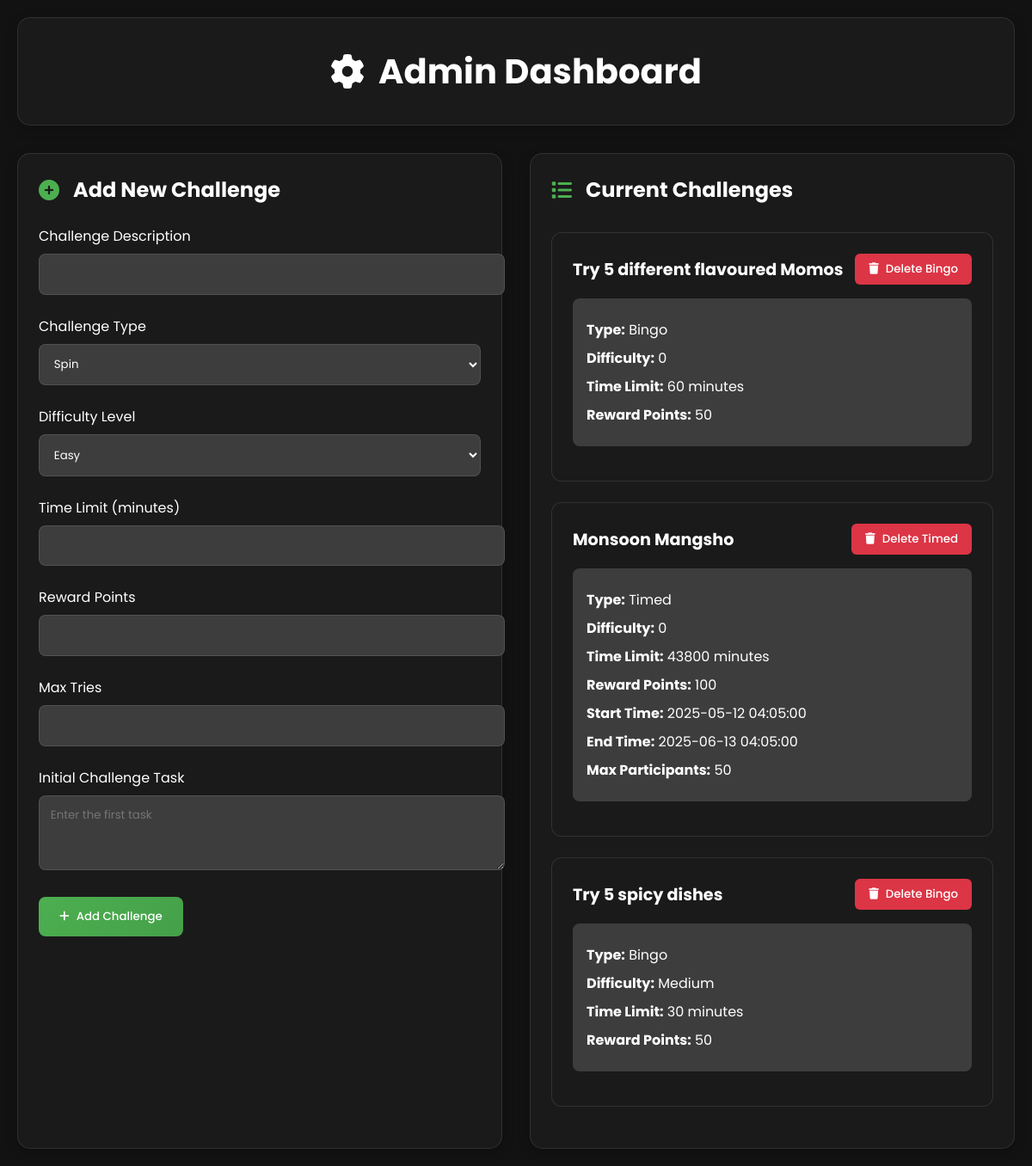
Page /admin_dashboard.php (signed in) on the committed database.
### tables this page shows
CREATE TABLE `challenge` (
  `challenge_id` int(11) NOT NULL,
  `description` text DEFAULT NULL,
  `type` varchar(50) DEFAULT NULL,
  `difficulty_level` varchar(50) DEFAULT NULL,
  `time_limit` int(11) DEFAULT NULL,
  `reward_pts` int(11) DEFAULT NULL,
  `is_active` tinyint(1) DEFAULT NULL
);

CREATE TABLE `timed_event_challenge` (
  `challenge_id` int(11) NOT NULL,
  `start_time` datetime DEFAULT NULL,
  `end_time` datetime DEFAULT NULL,
  `max_participants` int(11) DEFAULT NULL
);

### admin_dashboard.php (the view, shortened to what this page needs)
<?php
include 'db.php';
$query = "SELECT c.*,
          sc.max_tries,
          GROUP_CONCAT(sco.option_text SEPARATOR '||') as options,
          tec.start_time,
          tec.end_time,
          tec.max_participants
          FROM challenge c
          LEFT JOIN spin_challenge sc ON c.challenge_id = sc.challenge_id
          LEFT JOIN spin_challenge_option sco ON sc.challenge_id = sco.sp_id
          LEFT JOIN timed_event_challenge tec ON c.challenge_id = tec.challenge_id
          GROUP BY c.challenge_id
          ORDER BY c.challenge_id DESC";
$result = $conn->query($query);
?>
<!DOCTYPE html>
<html lang="en">
<head>
    <link rel="stylesheet" href="https://cdnjs.cloudflare.com/ajax/libs/font-awesome/6.4.0/css/all.min.css">
</head>
<body>
    <div class="container">
        <div class="dashboard-header">
            <h1><i class="fas fa-cog"></i> Admin Dashboard</h1>
        </div>
        <div class="dashboard-grid">
            <div class="dashboard-card">
                <div class="card-header">
                    <i class="fas fa-plus-circle"></i>
                    <h2>Add New Challenge</h2>
                </div>
                <form method="POST" action="">
                    <div class="form-group">
                        <label for="description">Challenge Description</label>
                        <input type="text" id="description" name="description" class="form-control" required>
                    </div>
                    <div class="form-group">
                        <label for="challenge_type">Challenge Type</label>
                        <select id="challenge_type" name="challenge_type" class="form-control" required onchange="toggleChallengeFields()">
                            <option value="Spin">Spin</option>
                        </select>
                    </div>
                    <div class="form-group">
                        <label for="difficulty_level">Difficulty Level</label>
                        <select id="difficulty_level" name="difficulty_level" class="form-control" required>
                            <option value="Easy">Easy</option>
                        </select>
                    </div>
                    <div class="form-group">
                        <label for="time_limit">Time Limit (minutes)</label>
                        <input type="number" id="time_limit" name="time_limit" class="form-control" required min="1">
                    </div>
                    <div class="form-group">
                        <label for="reward_pts">Reward Points</label>
                        <input type="number" id="reward_pts" name="reward_pts" class="form-control" required min="1">
                    </div>
                    <div id="spin-fields">
                        <div class="form-group">
                            <label for="max_tries">Max Tries</label>
                            <input type="number" id="max_tries" name="max_tries" class="form-control" required min="1" max="10">
                        </div>
                        <div class="form-group">
                            <label for="option_text">Initial Challenge Task</label>
                            <textarea id="option_text" name="option_text" class="form-control" required rows="3" placeholder="Enter the first task"></textarea>
                        </div>
                    </div>
                    <button type="submit" class="btn btn-primary">
                        <i class="fas fa-plus"></i> Add Challenge
                    </button>
                </form>
            </div>
            <div class="dashboard-card">
                <div class="card-header">
                    <i class="fas fa-list"></i>
                    <h2>Current Challenges</h2>
                </div>
                <div class="challenges-list">
                    <?php if ($result && $result->num_rows > 0): ?>
                        <?php while ($challenge = $result->fetch_assoc()): ?>
                            <div class="challenge-item">
                                <div class="challenge-header">
                                    <h3 class="challenge-title"><?= htmlspecialchars($challenge['description']) ?></h3>
                                    <div class="challenge-actions">
                                        <form method="POST" action="" style="display: inline;">
                                            <button type="submit" class="btn btn-danger" onclick="return confirm('Are you sure you want to delete this <?= strtolower($challenge['type']) ?>?')">
                                                <i class="fas fa-trash"></i> Delete <?= $challenge['type'] ?>
                                            </button>
                                        </form>
                                    </div>
                                </div>
                                <div class="challenge-details">
                                    <p><strong>Type:</strong> <?= htmlspecialchars($challenge['type']) ?></p>
                                    <p><strong>Difficulty:</strong> <?= htmlspecialchars($challenge['difficulty_level']) ?></p>
                                    <p><strong>Time Limit:</strong> <?= htmlspecialchars($challenge['time_limit']) ?> minutes</p>
                                    <p><strong>Reward Points:</strong> <?= htmlspecialchars($challenge['reward_pts']) ?></p>
                                    <?php if ($challenge['type'] === 'Timed'): ?>
                                        <p><strong>Start Time:</strong> <?= htmlspecialchars($challenge['start_time']) ?></p>
                                        <p><strong>End Time:</strong> <?= htmlspecialchars($challenge['end_time']) ?></p>
                                        <p><strong>Max Participants:</strong> <?= htmlspecialchars($challenge['max_participants']) ?></p>
                                    <?php endif; ?>
                                </div>
                            </div>
                        <?php endwhile; ?>
                    <?php else: ?>
                        <p>No challenges found. Add your first challenge!</p>
                    <?php endif; ?>
                </div>
            </div>
        </div>
    </div>
</body>
</html>

### admin_dashboard.php (style rules this page uses)
:root { --primary-color: #2d3436; --secondary-color: #3d3d3d; --accent-color: #4CAF50; --text-color: #ffffff; --bg-color: #121212; --card-bg: #1a1a1a; --gradient-1: linear-gradient(135deg, #2d3436 0%, #1a1a1a 100%); --gradient-2: linear-gradient(135deg, #4CAF50 0%, #45a049 100%); }
body { font-family: 'Poppins', sans-serif; margin: 0; padding: 0; background: var(--bg-color); color: var(--text-color); min-height: 100vh; }
.container { max-width: 1200px; margin: 0 auto; padding: 20px; }
.dashboard-header { background: var(--card-bg); padding: 2rem; border-radius: 15px; margin-bottom: 2rem; box-shadow: 0 4px 15px rgba(0,0,0,0.2); text-align: center; border: 1px solid rgba(255, 255, 255, 0.1); }
.dashboard-header h1 { margin: 0; color: var(--text-color); font-size: 2.5rem; display: flex; align-items: center; justify-content: center; gap: 1rem; }
.dashboard-grid { display: grid; grid-template-columns: repeat(auto-fit, minmax(300px, 1fr)); gap: 2rem; }
.dashboard-card { background: var(--card-bg); border-radius: 15px; padding: 1.5rem; box-shadow: 0 4px 15px rgba(0,0,0,0.2); border: 1px solid rgba(255, 255, 255, 0.1); }
.card-header { display: flex; align-items: center; gap: 1rem; margin-bottom: 1.5rem; }
.card-header i { font-size: 1.5rem; color: var(--accent-color); }
.card-header h2 { margin: 0; font-size: 1.5rem; color: var(--text-color); }
.form-group { margin-bottom: 1.5rem; }
.form-group label { display: block; margin-bottom: 0.5rem; color: var(--text-color); }
.form-control { width: 100%; padding: 0.8rem; border: 1px solid rgba(255, 255, 255, 0.1); border-radius: 8px; background: var(--secondary-color); color: var(--text-color); font-family: inherit; }
.btn { display: inline-flex; align-items: center; gap: 0.5rem; padding: 0.8rem 1.5rem; border: none; border-radius: 8px; font-family: inherit; font-weight: 500; cursor: pointer; transition: all 0.3s ease; }
.btn-primary { background: var(--gradient-2); color: white; }
.btn-danger { background: #dc3545; color: white; }
.challenges-list { margin-top: 2rem; }
.challenge-item { background: var(--secondary-color); border-radius: 8px; padding: 1rem; margin-bottom: 1rem; border: 1px solid rgba(255, 255, 255, 0.1); }
.challenge-header { display: flex; justify-content: space-between; align-items: center; margin-bottom: 1rem; }
.challenge-title { font-size: 1.2rem; color: var(--text-color); margin: 0; }
.challenge-details { background: var(--secondary-color); padding: 1rem; border-radius: 8px; margin: 1rem 0; }
.challenge-details p { margin: 0.5rem 0; color: var(--text-color); }
.challenge-item { background: var(--card-bg); border-radius: 12px; padding: 1.5rem; margin-bottom: 1.5rem; border: 1px solid rgba(255, 255, 255, 0.1); }
.challenge-title { margin: 0; color: var(--text-color); font-size: 1.2rem; }
.btn-danger { background: #dc3545; color: white; padding: 0.5rem 1rem; border-radius: 6px; border: none; cursor: pointer; display: inline-flex; align-items: center; gap: 0.5rem; transition: all 0.3s ease; }

### rows in the picture
challenge: description "Try 5 different flavoured Momos", type "Bingo", difficulty_level "0", time_limit "60", reward_pts "50"
timed_event_challenge: challenge_id.description "Monsoon Mangsho", challenge_id.type "Timed", challenge_id.difficulty_level "0", challenge_id.time_limit "43800", challenge_id.reward_pts "100", start_time "2025-05-12 04:05:00", end_time "2025-06-13 04:05:00", max_participants "50"
challenge: description "Try 5 spicy dishes", type "Bingo", difficulty_level "Medium", time_limit "30", reward_pts "50"
